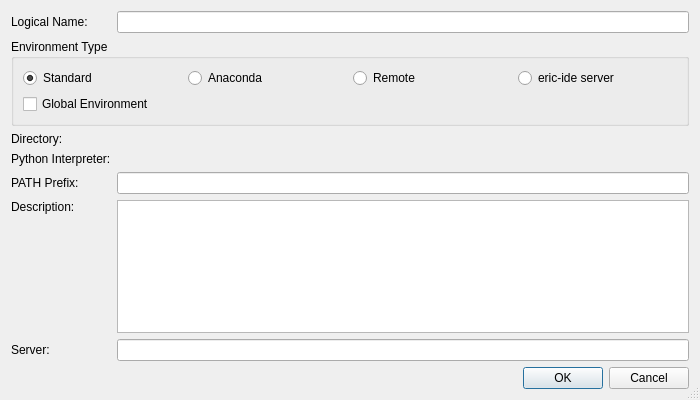
<?xml version="1.0" encoding="UTF-8"?>
<ui version="4.0">
 <class>VirtualenvAddEditDialog</class>
 <widget class="QDialog" name="VirtualenvAddEditDialog">
  <property name="geometry">
   <rect>
    <x>0</x>
    <y>0</y>
    <width>700</width>
    <height>400</height>
   </rect>
  </property>
  <property name="sizeGripEnabled">
   <bool>true</bool>
  </property>
  <layout class="QGridLayout" name="gridLayout">
   <item row="0" column="0">
    <widget class="QLabel" name="label">
     <property name="text">
      <string>Logical Name:</string>
     </property>
    </widget>
   </item>
   <item row="0" column="1">
    <widget class="QLineEdit" name="nameEdit">
     <property name="toolTip">
      <string>Enter a unique name for the virtual environment</string>
     </property>
     <property name="clearButtonEnabled">
      <bool>true</bool>
     </property>
    </widget>
   </item>
   <item row="1" column="0" colspan="2">
    <widget class="QGroupBox" name="groupBox">
     <property name="title">
      <string>Environment Type</string>
     </property>
     <layout class="QVBoxLayout" name="verticalLayout">
      <item>
       <layout class="QHBoxLayout" name="horizontalLayout_2">
        <item>
         <widget class="QRadioButton" name="standardRadioButton">
          <property name="toolTip">
           <string>Select to indicate a standard environment</string>
          </property>
          <property name="text">
           <string>Standard</string>
          </property>
          <property name="checked">
           <bool>true</bool>
          </property>
         </widget>
        </item>
        <item>
         <widget class="QRadioButton" name="anacondaRadioButton">
          <property name="toolTip">
           <string>Select to indicate an Anaconda environment</string>
          </property>
          <property name="text">
           <string>Anaconda</string>
          </property>
         </widget>
        </item>
        <item>
         <widget class="QRadioButton" name="remoteRadioButton">
          <property name="toolTip">
           <string>Select to indicate a remotely (ssh) accessed environment</string>
          </property>
          <property name="text">
           <string>Remote</string>
          </property>
         </widget>
        </item>
        <item>
         <widget class="QRadioButton" name="serverRadioButton">
          <property name="toolTip">
           <string>Select to indicate an eric-ide server environment.</string>
          </property>
          <property name="text">
           <string>eric-ide server</string>
          </property>
         </widget>
        </item>
       </layout>
      </item>
      <item>
       <widget class="QCheckBox" name="globalCheckBox">
        <property name="toolTip">
         <string>Select,if this is a global environment (i.e. no virtual environment directory to be given)</string>
        </property>
        <property name="whatsThis">
         <string>&lt;b&gt;Global Environment&lt;/b&gt;
&lt;p&gt;Setting this indicates, that the environment is defined globally, i.e. not user specific. Usually such environments cannot be deleted by a standard user. The respective button of the Virtual Environment Manager dialog will be disabled for these entries.&lt;/p&gt;</string>
        </property>
        <property name="text">
         <string>Global Environment</string>
        </property>
       </widget>
      </item>
     </layout>
    </widget>
   </item>
   <item row="2" column="0">
    <widget class="QLabel" name="label_2">
     <property name="text">
      <string>Directory:</string>
     </property>
    </widget>
   </item>
   <item row="2" column="1">
    <widget class="EricPathPicker" name="targetDirectoryPicker" native="true">
     <property name="sizePolicy">
      <sizepolicy hsizetype="Expanding" vsizetype="Preferred">
       <horstretch>0</horstretch>
       <verstretch>0</verstretch>
      </sizepolicy>
     </property>
     <property name="focusPolicy">
      <enum>Qt::WheelFocus</enum>
     </property>
     <property name="toolTip">
      <string>Enter the directory of the virtual environment</string>
     </property>
    </widget>
   </item>
   <item row="3" column="0">
    <widget class="QLabel" name="label_3">
     <property name="text">
      <string>Python Interpreter:</string>
     </property>
    </widget>
   </item>
   <item row="3" column="1">
    <widget class="EricPathPicker" name="pythonExecPicker" native="true">
     <property name="sizePolicy">
      <sizepolicy hsizetype="Expanding" vsizetype="Preferred">
       <horstretch>0</horstretch>
       <verstretch>0</verstretch>
      </sizepolicy>
     </property>
     <property name="focusPolicy">
      <enum>Qt::WheelFocus</enum>
     </property>
     <property name="toolTip">
      <string>Enter the Python interpreter of the virtual environment</string>
     </property>
    </widget>
   </item>
   <item row="4" column="0">
    <widget class="QLabel" name="label_5">
     <property name="text">
      <string>PATH Prefix:</string>
     </property>
    </widget>
   </item>
   <item row="4" column="1">
    <widget class="QLineEdit" name="execPathEdit">
     <property name="clearButtonEnabled">
      <bool>true</bool>
     </property>
    </widget>
   </item>
   <item row="5" column="0">
    <widget class="QLabel" name="label_4">
     <property name="text">
      <string>Description:</string>
     </property>
     <property name="alignment">
      <set>Qt::AlignLeading|Qt::AlignLeft|Qt::AlignTop</set>
     </property>
    </widget>
   </item>
   <item row="5" column="1">
    <widget class="QPlainTextEdit" name="descriptionEdit"/>
   </item>
   <item row="6" column="0">
    <widget class="QLabel" name="label_6">
     <property name="text">
      <string>Server:</string>
     </property>
    </widget>
   </item>
   <item row="6" column="1">
    <widget class="QLineEdit" name="serverLineEdit">
     <property name="toolTip">
      <string>Shows the host name of the server this entry belongs to (eric-ide server environment only)</string>
     </property>
     <property name="readOnly">
      <bool>true</bool>
     </property>
    </widget>
   </item>
   <item row="7" column="0" colspan="2">
    <widget class="QDialogButtonBox" name="buttonBox">
     <property name="orientation">
      <enum>Qt::Horizontal</enum>
     </property>
     <property name="standardButtons">
      <set>QDialogButtonBox::Cancel|QDialogButtonBox::Ok</set>
     </property>
    </widget>
   </item>
  </layout>
 </widget>
 <customwidgets>
  <customwidget>
   <class>EricPathPicker</class>
   <extends>QWidget</extends>
   <header>eric7/EricWidgets/EricPathPicker.h</header>
   <container>1</container>
  </customwidget>
 </customwidgets>
 <tabstops>
  <tabstop>nameEdit</tabstop>
  <tabstop>standardRadioButton</tabstop>
  <tabstop>anacondaRadioButton</tabstop>
  <tabstop>remoteRadioButton</tabstop>
  <tabstop>serverRadioButton</tabstop>
  <tabstop>globalCheckBox</tabstop>
  <tabstop>targetDirectoryPicker</tabstop>
  <tabstop>pythonExecPicker</tabstop>
  <tabstop>execPathEdit</tabstop>
  <tabstop>descriptionEdit</tabstop>
 </tabstops>
 <resources/>
 <connections>
  <connection>
   <sender>buttonBox</sender>
   <signal>accepted()</signal>
   <receiver>VirtualenvAddEditDialog</receiver>
   <slot>accept()</slot>
   <hints>
    <hint type="sourcelabel">
     <x>248</x>
     <y>254</y>
    </hint>
    <hint type="destinationlabel">
     <x>157</x>
     <y>274</y>
    </hint>
   </hints>
  </connection>
  <connection>
   <sender>buttonBox</sender>
   <signal>rejected()</signal>
   <receiver>VirtualenvAddEditDialog</receiver>
   <slot>reject()</slot>
   <hints>
    <hint type="sourcelabel">
     <x>316</x>
     <y>260</y>
    </hint>
    <hint type="destinationlabel">
     <x>286</x>
     <y>274</y>
    </hint>
   </hints>
  </connection>
 </connections>
</ui>
